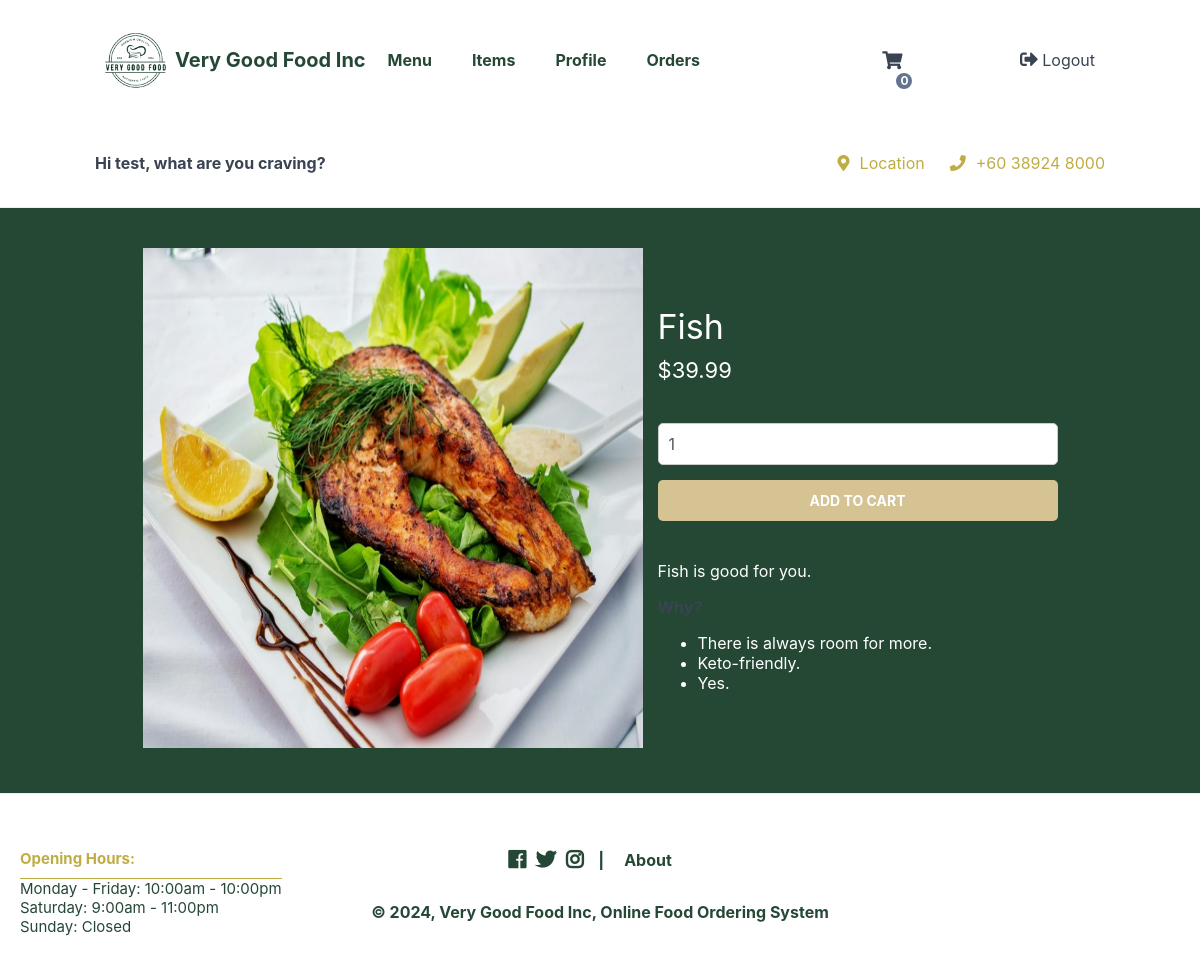
Page /index.php?page=product&id=3 (signed in) on the earlier database version.
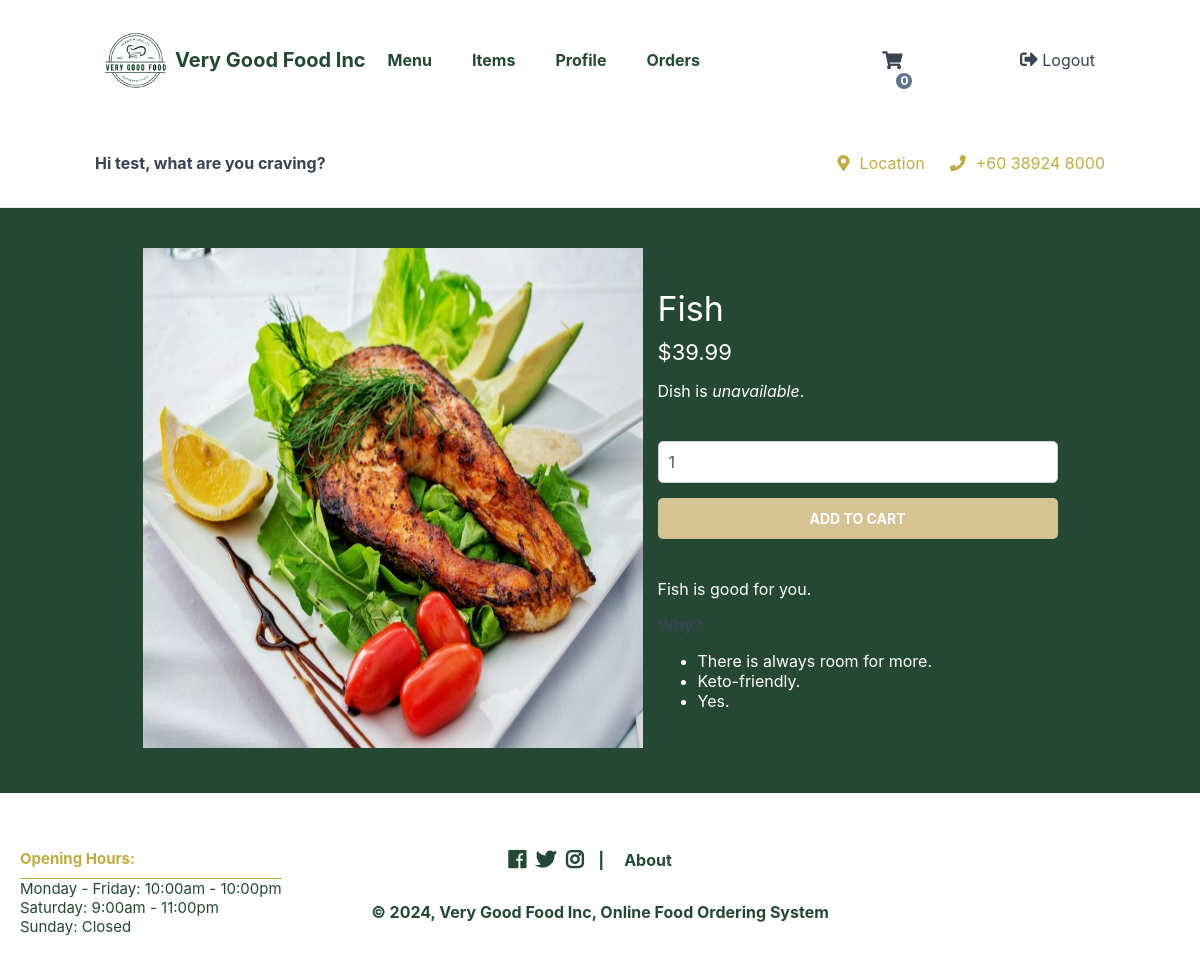
Same page on the later database version.
### product.php (the view, shortened to what this page needs)
<?php
if (isset($_GET['id'])) {
    $stmt = $pdo->prepare('SELECT * FROM dishes WHERE id = ?');
    $stmt->execute([$_GET['id']]);
    $dish = $stmt->fetch(PDO::FETCH_ASSOC);
} else {
    error_page('Dish ID not specified', 'The dish ID is required to display a dish.');
    exit();
}
?>
<?=template_header($dish['name'])?>
<div class="product content-wrapper">
    <img src="imgs/<?=$dish['img']?>" width="500" height="500" alt="<?=$dish['name']?>">
    <div>
        <h1 class="name"><?=$dish['name']?></h1>
        <span class="price">
            &dollar;<?=$dish['price']?>
            <?php if ($dish['quantity'] === 0): ?>
            <p>Dish is <span style="font-style:oblique">unavailable</span>.</p>
            <?php endif; ?>
        </span>
        <form action="index.php?page=cart" method="post">
            <input type="number" name="quantity" value="1" min="1" max="<?=$dish['quantity']?>" placeholder="Quantity" required>
            <input type="submit" value="Add To Cart">
        </form>
        <div class="description">
            <?=$dish['description']?>
        </div>
    </div>
</div>
<?=template_footer()?>

Differences in the rows shown:
changed dishes "Fish": quantity 3 → 0 (drawn)
Other differences:
text now shown: "Dish is unavailable ."
